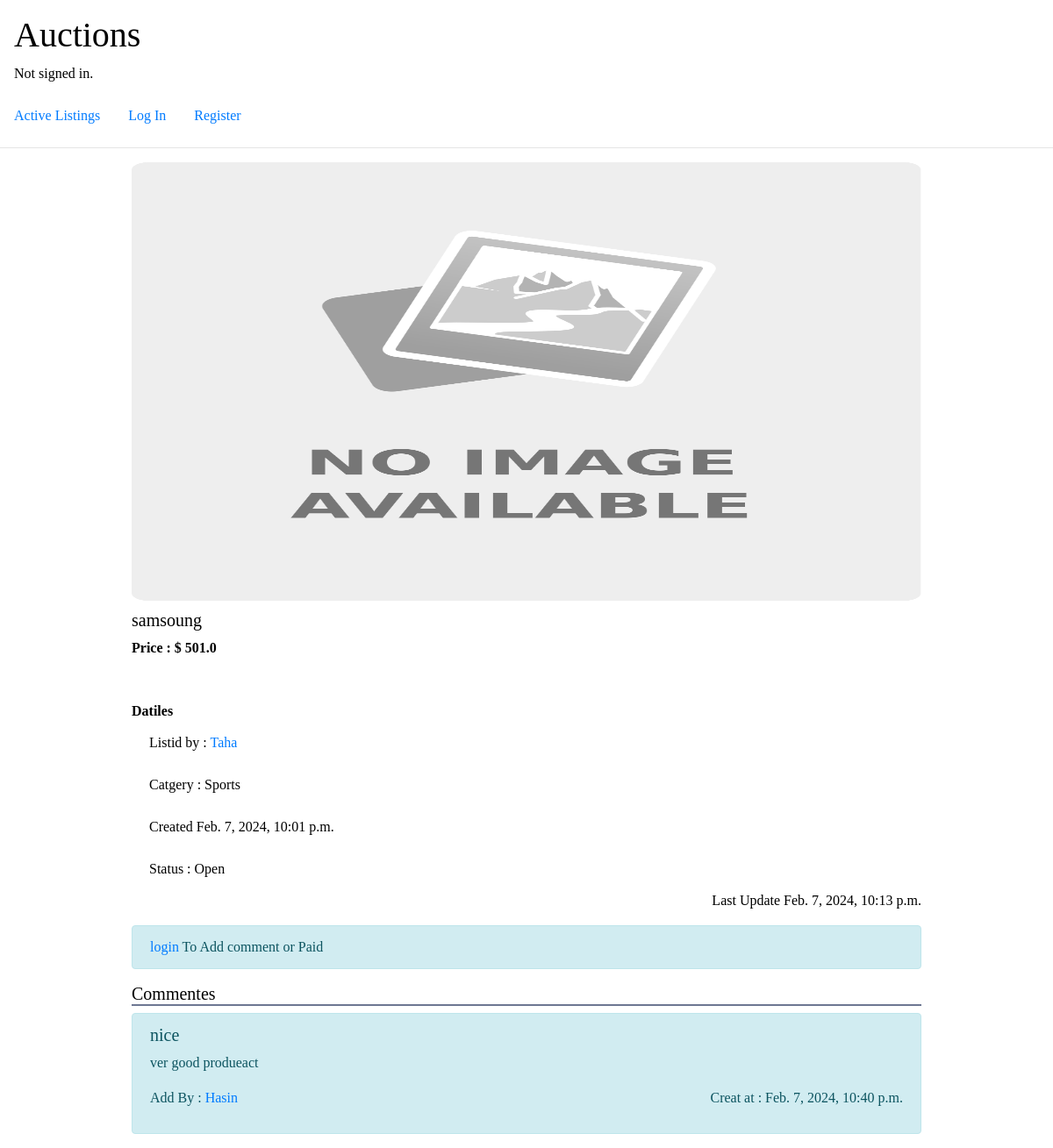
The app's page /listing/4, older data.
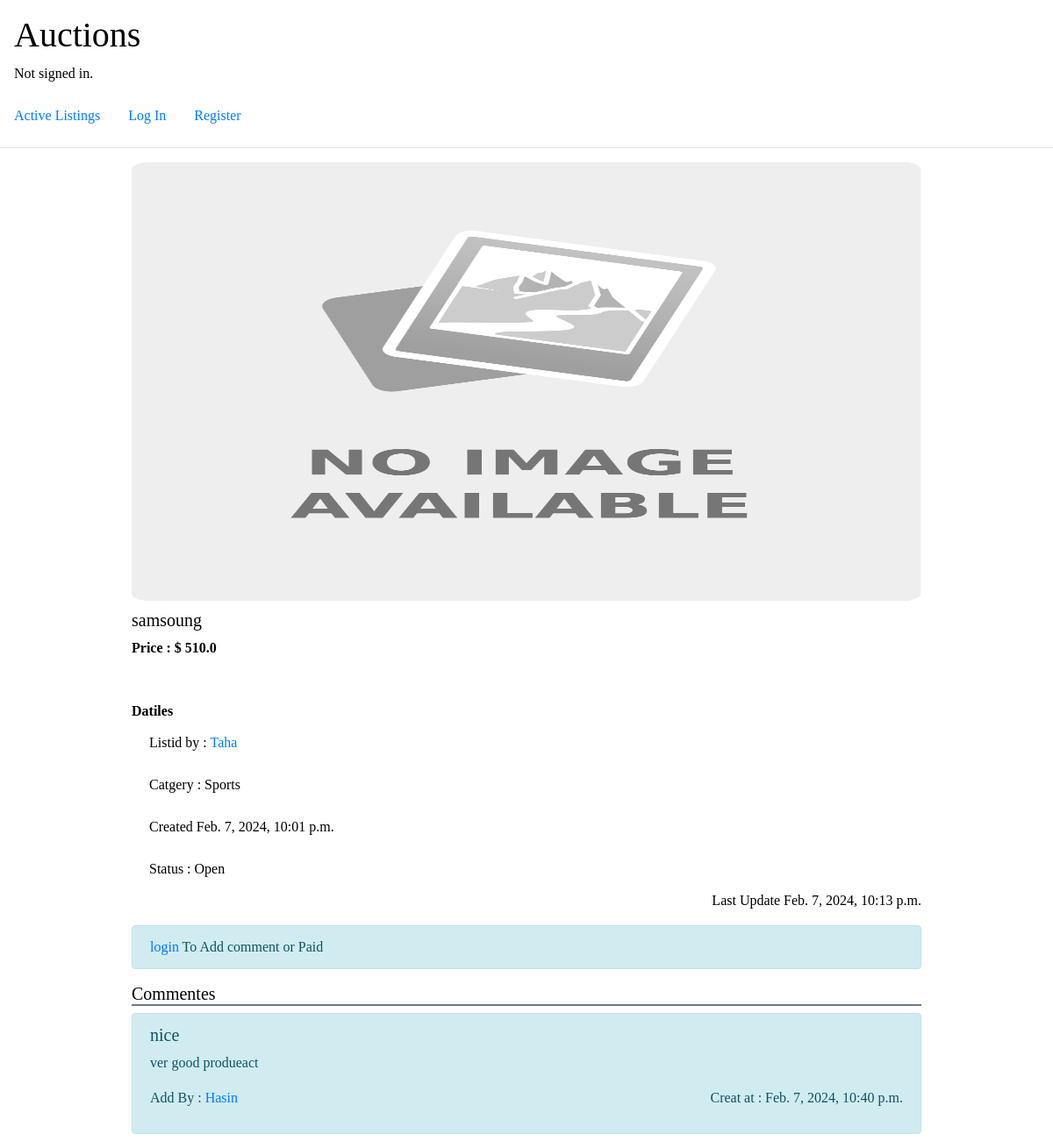
The same page, newer data.
### auctions/models.py (models this page shows)
class Paid(models.Model):
    Paid_amount = models.FloatField(max_length=64)
    user_bids = models.ForeignKey(User, on_delete=models.CASCADE, related_name="UserId")
    Listing = models.ForeignKey(Listing, on_delete=models.CASCADE, related_name="listID")
    add_at = models.DateTimeField(auto_now=True)

### auctions/views.py (the view)
# urls.py: path("listing/<int:id>", views.listing, name="listing"),
def listing(request,id):
       categorie_list = Listing.objects.select_related('user').get(pk=id)
       comments=Comment.objects.select_related('user').filter(Listing_id=id)
       Toatal_Baid= Paid.objects.select_related('user_bids').filter(Listing_id=id)
       current=Toatal_Baid.last()
       return render(request, "auctions/Listing.html",{'categorie_list':categorie_list ,'Comment':comments ,
                                                       'Toatal_Baid':Toatal_Baid ,'current':current } )

### auctions/templates/auctions/listing.html (shortened to what the changed rows need)
{% extends "auctions/layout.html" %}
{% load static %}
{% block body %}
<div class="listing">
      <div class="listin-contact">
        <h5>{{categorie_list.title}} </h5>
        <b> Price :
          {% if current %}
          {% if categorie_list.amount > current.Paid_amount  %}
          $ {{categorie_list.amount}}
          {% else %}
          $ {{current.Paid_amount}}
          {% endif%}
          {% else %}
          $ {{categorie_list.amount}}
          {% endif%}
        </b>
          <div class="mt-5 ">
            <b class="list-group">  Datiles </b>
        <url class="list-group border-0">
          </div>
    </div>
  {% endblock %}

Row changes from the older to the newer data that the page shows:
no longer on this page (row unchanged): Paid: Paid_amount "501.0"
added Paid: Paid_amount "510.0"
